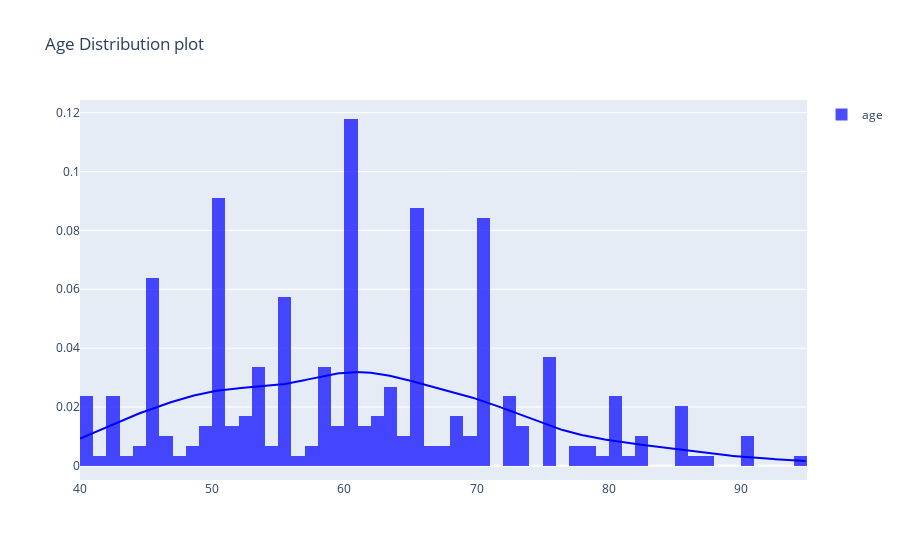

Notebook cell for this chart:
### Markdown cell above
###### Peak age range to get heart diease is about 60 years old .

### Code cell
x_data =[med_data["age"].values]
x_labels = ['age'] 

fig = ff.create_distplot(x_data, x_labels,show_rug=False)
fig.update_layout(title_text='Age Distribution plot')
fig.update_traces(marker_color="blue")
 
fig.show()

### Figure 1 — Plotly figure (JSON) as saved in the notebook; plotly's stock layout.template omitted (floating-point values rounded to 4 significant figures; data arrays with more than 128 entries replaced by an {"elided": "..."} marker saying what was removed)
{"data": [{"autobinx": false, "histnorm": "probability density", "legendgroup": "age", "marker": {"color": "blue"}, "name": "age", "opacity": 0.7, "type": "histogram", "x": {"elided": "299 float values"}, "xaxis": "x", "xbins": {"end": 95, "size": 1, "start": 40}, "yaxis": "y"}, {"legendgroup": "age", "marker": {"color": "blue"}, "mode": "lines", "name": "age", "showlegend": false, "type": "scatter", "x": {"elided": "500 float values"}, "xaxis": "x", "y": {"elided": "500 float values"}, "yaxis": "y"}], "layout": {"barmode": "overlay", "hovermode": "closest", "legend": {"traceorder": "reversed"}, "title": {"text": "Age Distribution plot"}, "xaxis": {"anchor": "y2", "domain": [0, 1], "zeroline": false}, "yaxis": {"anchor": "free", "domain": [0, 1], "position": 0}}}
